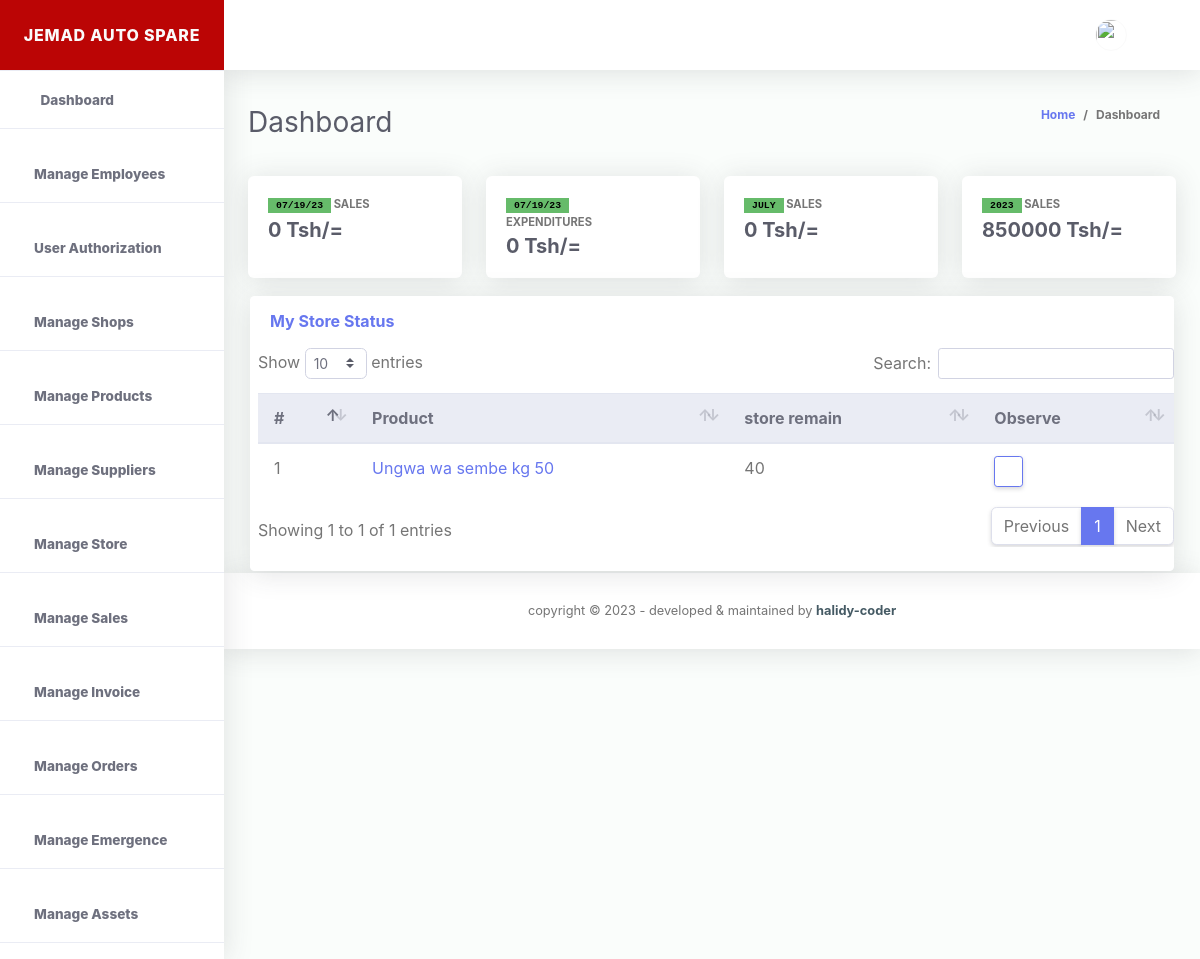
The page /homepage (signed in) on the database as committed earlier.
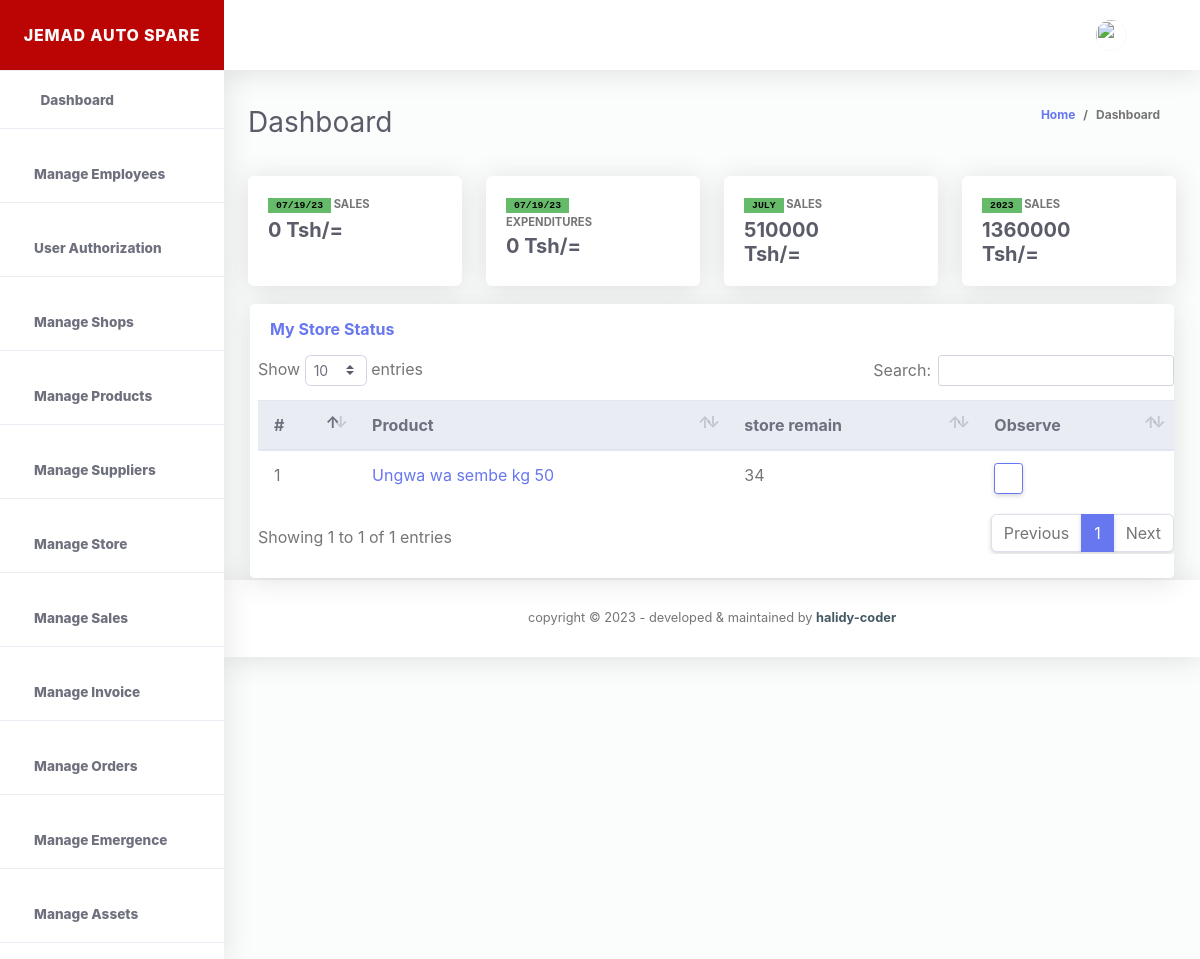
The same page on the database as committed later.
### storeApp/models.py (models this page shows)
class ProductAndSupplierAndReceiverTable(models.Model):
    id = models.UUIDField(
        primary_key=True, default=uuid.uuid4, editable=False, unique=True)
    product_name = models.ForeignKey(ProductTable, on_delete=models.CASCADE)
    product_cost = models.PositiveIntegerField(
        null=True, blank=True, default=0)
    product_quantity = models.PositiveIntegerField(
        null=True, blank=True, default=0)
    total_product_cost = models.PositiveIntegerField(
        null=True, blank=True, default=0)
    amount_to_sold = models.PositiveIntegerField(null=True, blank=True)
    supplier_full_name = models.ForeignKey(
        ProductAndSupplierTable, on_delete=models.CASCADE)
    shop_info = models.ForeignKey(ShopsTable, on_delete=models.CASCADE)
    product_receiver = models.ForeignKey(
        EmployeeDetailInformations, on_delete=models.CASCADE)
    created_at = models.DateTimeField(auto_now_add=True)
    updated_at = models.DateTimeField(auto_now=True)
    class Meta:
        verbose_name_plural = 'products received '
    def __str__(self):
        return str(self.product_name)

class ProductTable(models.Model):
    id = models.UUIDField(
        primary_key=True, default=uuid.uuid4, editable=False, unique=True)
    product_name = models.CharField(max_length=100)
    created_at = models.DateTimeField(auto_now_add=True)
    updated_at = models.DateTimeField(auto_now=True)
    class Meta:
        verbose_name_plural = 'products List'
    def __str__(self):
        return str(self.product_name)

### storeApp/views.py (the view, shortened to what this page needs)
# urls.py: path('homepage', views.homepage, name="homepage"),
@login_required(login_url=LOGIN_URL)
def homepage(request):
  try:
    get_all_user_authorizations = AuthorizeUsers.objects.get(select_user = request.user)
    x = datetime.datetime.now()
    today_date = datetime.datetime.today().date()
    get_all_today_orders = CustomersOrders.objects.filter(updated_at=today_date )
    print('= homepage=======')
    number_of_order_received_tody=get_all_today_orders.count()
    get_all_product_sold_today = productSoldInCash.objects.filter(date_product_sold = today_date)
    today_sales_sum = 0
    today_emergence_cost_sum = 0
    get_emergence_info = EmergenceInformations.objects.filter(spending_date = today_date)
    curent_month = timezone.now().month
    curent_year = timezone.now().year
    x = datetime.datetime.now()
    current_month = (x.strftime("%B"))
    print(current_month)
    get_all_product_sold_this_month_this_year = productSoldInCash.objects.filter(updated_at__month=curent_month, updated_at__year = curent_year)
    current_month_current_year_sales_sum = 0
    for sales in get_all_product_sold_this_month_this_year:
      current_month_current_year_sales_sum += sales.total_product_cost
    get_all_product_sold_january_this_year = productSoldInCash.objects.filter(updated_at__month=1, updated_at__year = curent_year)
    january_sales_sum = 0
    for sales in get_all_product_sold_january_this_year:
      january_sales_sum += sales.total_product_cost
    get_all_product_sold_february_this_year = productSoldInCash.objects.filter(updated_at__month=2, updated_at__year = curent_year)
    february_sales_sum = 0
    for sales in get_all_product_sold_february_this_year:
      february_sales_sum += sales.total_product_cost
    get_all_product_sold_march_this_year = productSoldInCash.objects.filter(updated_at__month=3, updated_at__year = curent_year)
    march_sales_sum = 0
    for sales in get_all_product_sold_march_this_year:
      march_sales_sum += sales.total_product_cost
    get_all_product_sold_april_this_year = productSoldInCash.objects.filter(updated_at__month=4, updated_at__year = curent_year)
    april_sales_sum = 0
    for sales in get_all_product_sold_april_this_year:
      april_sales_sum += sales.total_product_cost
    get_all_product_sold_may_this_year = productSoldInCash.objects.filter(updated_at__month=5, updated_at__year = curent_year)
    may_sales_sum = 0
    for sales in get_all_product_sold_may_this_year:
      may_sales_sum += sales.total_product_cost
    get_all_product_sold_june_this_year = productSoldInCash.objects.filter(updated_at__month=6, updated_at__year = curent_year)
    june_sales_sum = 0
    for sales in get_all_product_sold_june_this_year:
      june_sales_sum += sales.total_product_cost
    get_all_product_sold_july_this_year = productSoldInCash.objects.filter(updated_at__month=7, updated_at__year = curent_year)
    july_sales_sum = 0
    for sales in get_all_product_sold_july_this_year:
      july_sales_sum += sales.total_product_cost
    get_all_product_sold_august_this_year = productSoldInCash.objects.filter(updated_at__month=8, updated_at__year = curent_year)
    august_sales_sum = 0
    for sales in get_all_product_sold_august_this_year:
      august_sales_sum += sales.total_product_cost
    get_all_product_sold_september_this_year = productSoldInCash.objects.filter(updated_at__month=9, updated_at__year = curent_year)
    september_sales_sum = 0
    for sales in get_all_product_sold_september_this_year:
      september_sales_sum += sales.total_product_cost
    get_all_product_sold_october_this_year = productSoldInCash.objects.filter(updated_at__month=10, updated_at__year = curent_year)
    october_sales_sum = 0
    for sales in get_all_product_sold_october_this_year:
      october_sales_sum += sales.total_product_cost
    get_all_product_sold_november_this_year = productSoldInCash.objects.filter(updated_at__month=11, updated_at__year = curent_year)
    november_sales_sum = 0
    for sales in get_all_product_sold_november_this_year:
      november_sales_sum += sales.total_product_cost
    get_all_product_sold_december_this_year = productSoldInCash.objects.filter(updated_at__month=12, updated_at__year = curent_year)
    december_sales_sum = 0
    for sales in get_all_product_sold_december_this_year:
      december_sales_sum += sales.total_product_cost
    get_all_product_sold_this_year = productSoldInCash.objects.filter(updated_at__year = curent_year)
    current_year_sales_sum = 0
    current_year = (x.strftime("%Y"))
    for sales in get_all_product_sold_this_year:
      current_year_sales_sum += sales.total_product_cost
    today_emergence_cost_sum = 0
    get_emergence_info = EmergenceInformations.objects.filter(spending_date = today_date)
    for emergence in get_emergence_info:
      today_emergence_cost_sum +=emergence.spending_cost
    today = x.strftime("%x")
    all_product = []
    get_all_products = ProductAndSupplierAndReceiverTable.objects.all()
    for products in get_all_products:
      all_product.append(products)
    print("=========", today_date.day)
    x = datetime.datetime.now()
    january = datetime.datetime(int(x.strftime('%Y')), int(1), int(x.strftime('%d')))
    print(january)
    current_month = (x.strftime("%B"))
    print(current_month)
    print(all_product)
    get_all_product_sold = ProductAndSupplierAndReceiverTable.objects.all().order_by('-updated_at')
    template_name = 'store/homePage.html'
    context = {
      'get_all_user_authorizations':get_all_user_authorizations,
      'today_sales_sum':today_sales_sum,
      'current_month_current_year_sales_sum':current_month_current_year_sales_sum,
      'current_year_sales_sum':current_year_sales_sum,
      'current_month':current_month,
      'current_year':current_year,
      'today':today,
      'today_emergence_cost_sum':today_emergence_cost_sum,
      'get_all_products':get_all_products,
      'all_product':all_product,
      'january_sales_sum':january_sales_sum,
      'february_sales_sum':february_sales_sum,
      'march_sales_sum':march_sales_sum,
      'april_sales_sum': april_sales_sum,
      'may_sales_sum' :may_sales_sum,
      'june_sales_sum' :june_sales_sum,
      'july_sales_sum' :july_sales_sum,
      'august_sales_sum' :august_sales_sum,
      'september_sales_sum': september_sales_sum,
      'october_sales_sum': october_sales_sum,
      'november_sales_sum' :november_sales_sum,
      'december_sales_sum': december_sales_sum,
      'get_all_product_sold':get_all_product_sold
      }
    return render(request, template_name, context)
  except:
    messages.info(request, "user not authorized")
    return redirect ("storeApp:loginPage")

### storeApp/models.py (called while the page is built)
    def __str__(self):
        return str(self.supplier_full_name)

    def __str__(self):
        return str(self.shop_name)

### templates/store/homePage.html (shortened to what this page needs)
{% extends './base.html' %}
{% load static %}
{% block content %}
{% if get_all_user_authorizations.view_dashboard  and get_all_user_authorizations.manage_sales %}
<div class="container-fluid" id="container-wrapper">
  <div class="d-sm-flex align-items-center justify-content-between mb-4">
    <h1 class="h3 mb-0 text-gray-800">Dashboard</h1>
    <ol class="breadcrumb">
      <li class="breadcrumb-item"><a href="./">Home</a></li>
      <li class="breadcrumb-item active" aria-current="page">Dashboard</li>
    </ol>
  </div>
  <div class="row mb-3">
    <div class="col-xl-3 col-md-6 mb-4">
      <div class="card h-100">
        <div class="card-body">
          <div class="row align-items-center">
            <div class="col mr-2">
              <div class="text-xs font-weight-bold text-uppercase mb-1"><code><mark class="bg-success px-2">{{today}}</mark></code>  Sales</div>
              <div class="h5 mb-0 font-weight-bold text-gray-800">{{today_sales_sum}} Tsh/=</div>
            </div>
            <div class="col-auto">
              <i class="fas fas fa-money-check-alt fa-2x text-primary"></i>
            </div>
          </div>
        </div>
      </div>
    </div>
    <div class="col-xl-3 col-md-6 mb-4">
      <div class="card h-100">
        <div class="card-body">
          <div class="row no-gutters align-items-center">
            <div class="col mr-2">
              <div class="text-xs font-weight-bold text-uppercase mb-1"><code><mark class="bg-success px-2">{{today}}</mark></code>  Expenditures </div>
              <div class="h5 mb-0 font-weight-bold text-gray-800">{{today_emergence_cost_sum}} Tsh/=</div>
            </div>
            <div class="col-auto">
              <i class="fas fas fa-money-check-alt fa-2x text-success"></i>
            </div>
          </div>
        </div>
      </div>
    </div>
    <div class="col-xl-3 col-md-6 mb-4">
      <div class="card h-100">
        <div class="card-body">
          <div class="row no-gutters align-items-center">
            <div class="col mr-2">
              <div class="text-xs font-weight-bold text-uppercase mb-1"><code><mark class="bg-success px-2">{{current_month}}</mark></code> Sales</div>
              <div class="h5 mb-0 mr-3 font-weight-bold text-gray-800">{{current_month_current_year_sales_sum }}  Tsh/=</div>
            </div>
            <div class="col-auto">
              <i class="fas fas fa-money-check-alt fa-2x text-info"></i>
            </div>
          </div>
        </div>
      </div>
    </div>
    <div class="col-xl-3 col-md-6 mb-4">
      <div class="card h-100">
        <div class="card-body">
          <div class="row no-gutters align-items-center">
            <div class="col mr-2">
              <div class="text-xs font-weight-bold text-uppercase mb-1"><code><mark class="bg-success px-2">{{current_year}}</mark></code> Sales</div>
              <div class="h5 mb-0 font-weight-bold text-gray-800">{{current_year_sales_sum}} Tsh/=</div>
            </div>
            <div class="col-auto">
              <i class="fas fas fa-money-check-alt fa-2x text-warning"></i>
            </div>
          </div>
        </div>
      </div>
    </div>
  </div>
  {% include './productRemainInStore.html' %}
{% else %}
{% include './salesStatusBar.html' %}
{% include './salesDatatables.html' %}
{% endif %}
{% endblock %}

### templates/store/productRemainInStore.html (shortened to what this page needs)
<div class="tabe_section" style="margin: -22px;padding:0px">
  <div class="container m-0">
    <div class="row">
      <div class="col-xl-12 col-lg-12 mb-4 col-md-12">
        <div class="card">
          <div class="card-header py-3 d-flex flex-row align-items-center justify-content-between">
            <h6 class="m-0 font-weight-bold text-primary">My Store Status</h6>
          </div>
          {% if get_all_product_sold %}
          <div class="table-responsive pl-2">
            <table class="table align-items-center table-flush table-hover" id="dataTableHover">
              <thead class="thead-light">
                <tr>
                  <th>#</th>
                  <th>Product </th>
                  <th>store remain</th>
                  <th>Observe</th>
                </tr>
              </thead>
              <tbody>
                {% for product_sold in get_all_product_sold %}
                <tr>
                  <td>{{forloop.counter}}</td>
                  <td><a href="#">{{product_sold.product_name}}</a></td>
                  <td>{{product_sold.product_quantity}}</td>
                  <td>
                    <a data-toggle="modal" data-target="#productSoldDetailViewModal{{product_sold.id}}" class="btn btn-sm btn-outline-primary text-primary"><i class="fas fas fa-eye"></i></a>
                  </td>
                </tr>
               {% endfor %}
              </tbody>
            </table>
          </div>
          {% endif %}
          <div class="card-footer"></div>
        </div>
      </div>
    </div>
  </div>
</div>

Rows that differ between the two databases and show on the page:
changed ProductAndSupplierAndReceiverTable "Ungwa wa sembe kg 50": product_quantity "40" → "34"
Other text that changed with them:
{{ current_month_current_year_sales_sum }}: "0" → "510000"
{{ current_year_sales_sum }}: "850000" → "1360000"
